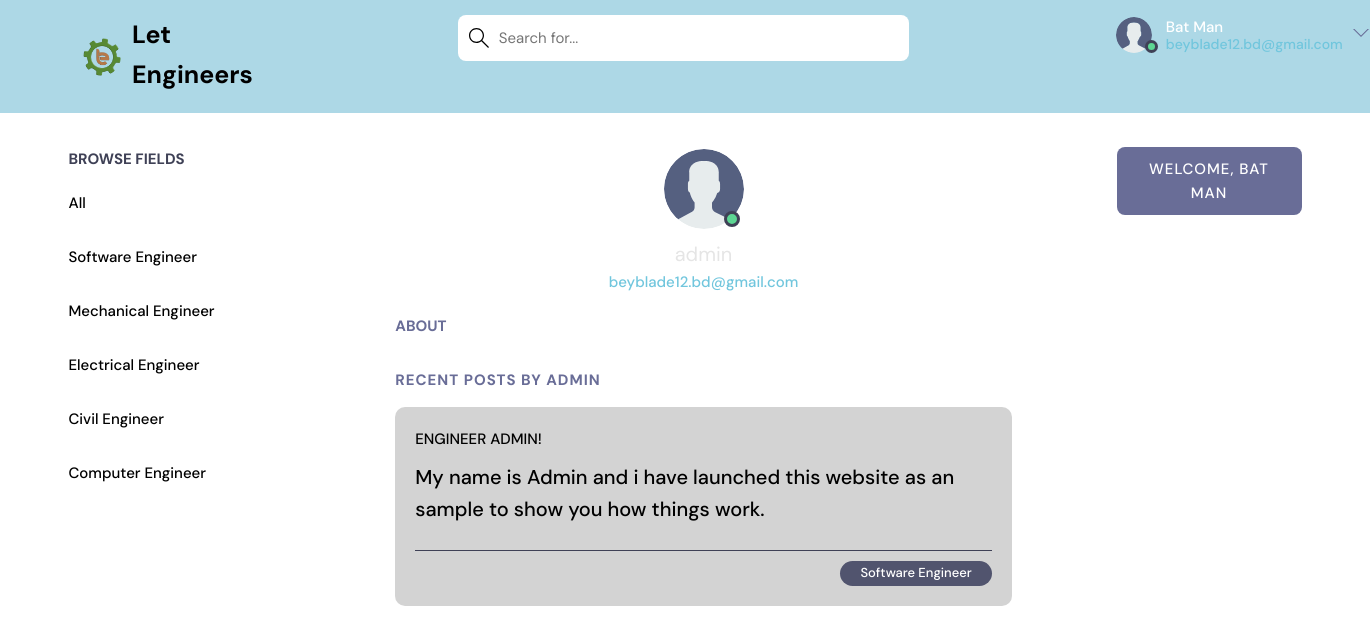
Screenshot of /profile/1/ (signed in) with the database file from the repository.
### app1/models.py (models this page shows, shortened)
class Topic(models.Model):
    name = models.CharField(max_length=200)

class Room(models.Model):
    host =  models.ForeignKey(User, on_delete=models.SET_NULL, null=True)
    topic = models.ForeignKey(Topic, on_delete=models.SET_NULL, null=True)
    name = models.CharField(max_length=200)
    description = models.TextField(null=True, blank=True)
    participants = models.ManyToManyField(User, related_name='participants', blank=True)
    updated =models.DateTimeField(auto_now=True)
    created = models.DateTimeField(auto_now_add=True)
    class Meta:
        ordering = ['-updated', '-created']

### app1/views.py (the view)
# urls.py: path('profile/<str:pk>/', views.userProfile, name="user-profile"),
@login_required(login_url='index')
def userProfile(request, pk):
    user = User.objects.get(id=pk)
    rooms = user.room_set.all()
    room_messages = user.message_set.all
    topics = Topic.objects.all()
    context = {'user': user, 'rooms': rooms,
               'room_messages': room_messages, 'topics': topics}
    return render(request, 'home_pages/profile.html', context)

### app1/templates/home_pages/profile.html (shortened to what this page needs)
{% extends 'home_pages/main.html' %}
{% load static %}
{% block content %}
  <main class="profile-page layout layout--3">
    <div class="container">
      {% include 'home_pages/topics_component.html' %}
      <div class="roomList">
        <div class="profile">
          <div class="profile__avatar">
            <div class="avatar avatar--large active">
              <img src="{% static 'images/avatar.svg' %}" />
            </div>
          </div>
          <div class="profile__info">
            <h3>{{user.username}}</h3>
            <p>{{request.user.email}}</p>
          </div>
          <div class="profile__about">
            <h3>About</h3>
          </div>
        </div>
        <div class="roomList__header">
          <div>
            <h2>Recent Posts by {{user.username}}</a>
            </h2>
          </div>
        </div>
        {% include 'home_pages/feed_component.html' %}
      </div>
      {% include 'home_pages/activity_component.html' %}
    </div>
  </main>
{% endblock content%}

### app1/templates/home_pages/navbar.html (shortened to what this page needs)
{% load static %}
<!DOCTYPE html>
<html lang="en">
<head>
  <link rel="stylesheet" href="{% static 'home_pages/css/navbar.css' %}" />
</head>
<body>
  <header class="header header--loggedIn">
    <div class="container">
      <a href="{% url 'index' %}" class="header__logo">
        <img src="{% static 'images/icons/favicon.png' %}" />
        <h1>Let Engineers</h1>
      </a>
      <form class="header__search"method="GET" action="{% url 'home' %}" >
        <label>
          <input name="q"  placeholder="Search for..." />
        </label>
      </form>
      <nav class="header__menu">
        {% if request.user.is_authenticated %}
        <div class="header__user">
          <a href="#">
            <div class="avatar avatar--medium active">
              <img src="{% static 'images/avatar.svg' %}" />
            </div>
            <p>{{request.user.username}}<span>{{request.user.email}}</span></p>
          </a>
          <button class="dropdown-button">
            <svg version="1.1" xmlns="http://www.w3.org/2000/svg" width="32" height="32" viewBox="0 0 32 32">
              <title>chevron-down</title>
              <path d="M16 21l-13-13h-3l16 16 16-16h-3l-13 13z"></path>
            </svg>
          </button>
        </div>
        {% else %}
        <a href="{% url 'login' %}">
          <img src="{% static 'images/avatar.svg' %}" />
          <p>Login</p>
        </a>
        {% endif %}
      </nav>
    </div>
  </header>
</body>
</html>

### app1/templates/home_pages/topics_component.html
<div class="topics">
    <div class="topics__header">
      <h2>Browse Fields</h2>
    </div>
    <ul class="topics__list">
      <li>
        <a href="{% url 'home' %}" >All  </a>
      </li>
      {% for topic in topics %}
      <li>
        <a href="{% url 'home' %}?q={{topic.name}}">{{topic.name}}   </a>
      </li>
      {% endfor %}
    </ul>
  </div>

### app1/templates/home_pages/feed_component.html (shortened to what this page needs)
{% for room in rooms%}
<div class="roomListRoom">
    <div class="roomListRoom__header">
      <a href="{% url 'user-profile' room.host.id %}" class="roomListRoom__author">
        <span>Engineer {{room.host.username}}!</span>
      </a>
    </div>
    <div class="roomListRoom__content">
      <a href="{% url 'user-profile' room.host.id %}">{{room.name}}</a>
    </div>
    <div class="roomListRoom__meta">
      <p class="roomListRoom__topic">{{room.topic.name}}</p>
    </div>
  </div>
  {% endfor %}

### app1/templates/home_pages/activity_component.html
<div class="activities">
  <div class="activities__header">
      {% if request.user.is_authenticated %}
      <h2 style="text-align: center;">Welcome, {{request.user.username}}</h2>
    </div>
    {% endif %}
</div>

### static/home_pages/css/style.css (style rules this page uses)
:root { --color-main: #71c6dd; --color-main-light: #e1f6fb; --color-dark: #3f4156; --color-dark-medium: #51546e; --color-dark-light: #696d97; --color-light: #e5e5e5; --color-gray: #8b8b8b; --color-light-gray: #b2bdbd; --color-bg: #2d2d39; --color-success: #5dd693; --color-error: #fc4b0b; }
* { font-family: "DM Sans", -apple-system, BlinkMacSystemFont, "Segoe UI", Roboto, Oxygen, Ubuntu, Cantarell, "Open Sans", "Helvetica Neue", sans-serif; margin: 0; padding: 0; box-sizing: border-box; text-rendering: optimizeLegibility; font-size: inherit; }
html { font-size: 56.25%; }
@media only screen and (min-width: 1200px) { html { font-size: 62.5%; } }
body { line-height: 1.6; font-weight: 400; font-size: 1.5rem; color: white; background-color: white; min-height: 100vh; }
img { width: 100%; }
a { display: inline-block; color: var(--color-main); text-decoration: none; }
.container { max-width: 220rem; width: 90%; margin: auto; }
.avatar { position: relative; display: inline-block; border-radius: 10%; border: 2px solid transparent; }
.avatar img { display: block; border-radius: 50%; object-fit: cover; object-position: center; }
.avatar::after { content: ""; display: block; position: absolute; background-color: var(--color-gray); z-index: 111; border-radius: 50%; border: 0.3rem solid var(--color-dark); }
.avatar.active::after { background-color: var(--color-success); }
.avatar.avatar--medium img { width: 3.6rem; height: 3.6rem; border-radius: 50%; }
.avatar.avatar--medium:after { width: 0.7rem; height: 0.7rem; bottom: 0px; right: -6px; }
.avatar.avatar--large img { display: block; width: 8rem; height: 8rem; border-radius: 50%; }
.avatar.avatar--large:after { width: 1rem; height: 1rem; bottom: 2px; right: 3.5px; }
.layout { margin-top: 3.4rem; }
.layout > .container { display: flex; justify-content: space-between; align-items: flex-start; }
.layout--3 > .container > div:first-child { flex-basis: 18%; max-width: 22.5rem; }
.layout--3 > .container > div:nth-child(2) { flex-basis: 50%; }
.layout--3 > .container > div:last-child { flex-basis: 15%; }
.topics__header { margin-bottom: 2rem; }
.topics__header h2 { text-transform: uppercase; font-weight: 700; color: var(--color-dark); }
.topics__list { list-style: none; }
.topics__list li a { display: flex; justify-content: space-between; margin-bottom: 3rem; font-weight: 500; color: black; transition: all 0.3s ease-in-out; }
.roomList__header { display: flex; justify-content: space-between; align-items: center; margin-bottom: 2.4rem; }
.roomList__header h2 { text-transform: uppercase; font-weight: 650; color: var(--color-dark); letter-spacing: 1px; }
.roomListRoom { margin-bottom: 2.4rem; background-color: lightgrey; border-radius: 1rem; padding: 2rem; }
.roomListRoom__header { display: flex; justify-content: space-between; align-items: center; }
.roomListRoom__author { font-weight: 500; display: flex; align-items: center; gap: 1rem; color: black; text-transform: uppercase; }
.roomListRoom__content { margin: 1rem 0; }
.roomListRoom__content a { font-size: 2rem; font-weight: 500; margin-bottom: 1.5rem; color: black; transition: all 0.3s ease-in-out; }
.roomListRoom__meta { border-top: 1px solid var(--color-dark); padding-top: 1rem; display: flex; align-items: center; justify-content: space-between; }
.roomListRoom__topic { padding: 2px 2rem; background-color: var(--color-dark-medium); border-radius: 5rem; font-weight: 500; font-size: 1.3rem; }
.activities { background: var(--color-dark); border-radius: 8px; overflow: hidden; }
.activities__header h2 { background-color: var(--color-dark-light); text-transform: uppercase; font-weight: 500; padding: 1rem 1.5rem; color: white; letter-spacing: 1px; font-size: 1.5rem; }
.profile { margin-bottom: 3rem; }
.profile__avatar { text-align: center; }
.profile__info { text-align: center; }
.profile__info h3 { font-size: 2rem; color: var(--color-light); font-weight: 400; }
.profile__info p { color: var(--color-main); font-weight: 500; margin-bottom: 1rem; }
.profile__about { margin-top: 2rem; }
.profile__about h3 { text-transform: uppercase; color: var(--color-dark-light); margin-bottom: 0.5rem; }
.profile-page .roomList__header { margin-bottom: 1.5rem; }
.profile-page .roomList__header h2 { color: var(--color-dark-light); }

### rows the page displays
Topic: name "Software Engineer"
Topic: name "Mechanical Engineer"
Topic: name "Electrical Engineer"
Topic: name "Civil Engineer"
Topic: name "Computer Engineer"
Room: host.username "ADMIN", name "My name is Admin and i have launched this website as an sample to show you how things work.", topic.name "Software Engineer"

### other values shown
{{ request.user.username }} "Bat Man"
{{ request.user.email }} "beyblade12.bd@gmail.com"
{{ user.username }} "admin"
{{ user.username }} "ADMIN"
{{ request.user.username }} "BAT MAN"
